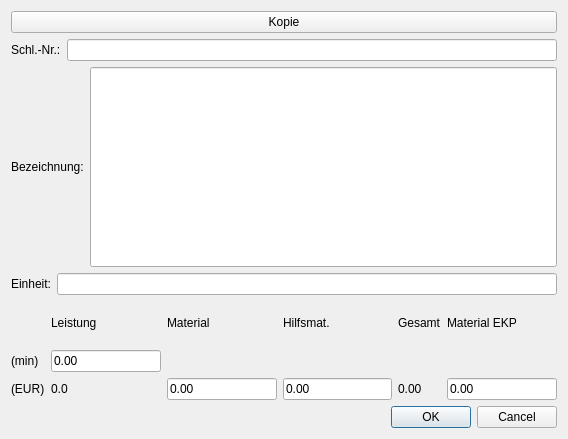
<?xml version="1.0" encoding="UTF-8"?>
<ui version="4.0">
 <class>leistungPage</class>
 <widget class="LeistungPage" name="leistungPage">
  <property name="geometry">
   <rect>
    <x>0</x>
    <y>0</y>
    <width>568</width>
    <height>439</height>
   </rect>
  </property>
  <property name="windowTitle">
   <string>Dialog</string>
  </property>
  <layout class="QVBoxLayout" name="verticalLayout">
   <item>
    <widget class="QPushButton" name="copyButton">
     <property name="text">
      <string>Kopie</string>
     </property>
    </widget>
   </item>
   <item>
    <layout class="QHBoxLayout" name="horizontalLayout">
     <item>
      <widget class="QLabel" name="label">
       <property name="text">
        <string>Schl.-Nr.:</string>
       </property>
      </widget>
     </item>
     <item>
      <widget class="QLineEdit" name="editKey"/>
     </item>
    </layout>
   </item>
   <item>
    <layout class="QHBoxLayout" name="horizontalLayout_2">
     <item>
      <widget class="QLabel" name="label_2">
       <property name="text">
        <string>Bezeichnung:</string>
       </property>
      </widget>
     </item>
     <item>
      <widget class="QLineEdit" name="editDescr">
       <property name="minimumSize">
        <size>
         <width>400</width>
         <height>200</height>
        </size>
       </property>
      </widget>
     </item>
    </layout>
   </item>
   <item>
    <layout class="QHBoxLayout" name="horizontalLayout_3">
     <item>
      <widget class="QLabel" name="label_3">
       <property name="text">
        <string>Einheit:</string>
       </property>
      </widget>
     </item>
     <item>
      <widget class="QLineEdit" name="editUnit"/>
     </item>
    </layout>
   </item>
   <item>
    <layout class="QGridLayout" name="gridLayout">
     <item row="0" column="4">
      <widget class="QLabel" name="label_7">
       <property name="text">
        <string>Gesamt</string>
       </property>
      </widget>
     </item>
     <item row="0" column="2">
      <widget class="QLabel" name="label_5">
       <property name="text">
        <string>Material</string>
       </property>
      </widget>
     </item>
     <item row="0" column="5">
      <widget class="QLabel" name="label_8">
       <property name="text">
        <string>Material EKP</string>
       </property>
      </widget>
     </item>
     <item row="0" column="3">
      <widget class="QLabel" name="label_6">
       <property name="text">
        <string>Hilfsmat.</string>
       </property>
      </widget>
     </item>
     <item row="0" column="1">
      <widget class="QLabel" name="label_4">
       <property name="text">
        <string>Leistung</string>
       </property>
      </widget>
     </item>
     <item row="1" column="0">
      <widget class="QLabel" name="label_10">
       <property name="text">
        <string>(min)</string>
       </property>
      </widget>
     </item>
     <item row="2" column="0">
      <widget class="QLabel" name="label_11">
       <property name="text">
        <string>(EUR)</string>
       </property>
      </widget>
     </item>
     <item row="1" column="1">
      <widget class="QLineEdit" name="editServicePeriod">
       <property name="text">
        <string>0.00</string>
       </property>
      </widget>
     </item>
     <item row="2" column="2">
      <widget class="QLineEdit" name="editMatPrice">
       <property name="text">
        <string>0.00</string>
       </property>
      </widget>
     </item>
     <item row="2" column="3">
      <widget class="QLineEdit" name="editHelperMatPrice">
       <property name="text">
        <string>0.00</string>
       </property>
      </widget>
     </item>
     <item row="2" column="4">
      <widget class="QLabel" name="labelTotal">
       <property name="text">
        <string>0.00</string>
       </property>
      </widget>
     </item>
     <item row="2" column="5">
      <widget class="QLineEdit" name="editMatEkp">
       <property name="text">
        <string>0.00</string>
       </property>
      </widget>
     </item>
     <item row="2" column="1">
      <widget class="QLabel" name="labelServicePrice">
       <property name="text">
        <string>0.0</string>
       </property>
      </widget>
     </item>
    </layout>
   </item>
   <item>
    <widget class="QDialogButtonBox" name="buttonBox">
     <property name="orientation">
      <enum>Qt::Horizontal</enum>
     </property>
     <property name="standardButtons">
      <set>QDialogButtonBox::Cancel|QDialogButtonBox::Ok</set>
     </property>
    </widget>
   </item>
  </layout>
 </widget>
 <customwidgets>
  <customwidget>
   <class>LeistungPage</class>
   <extends>QWidget</extends>
   <header>adding_pages.h</header>
   <container>1</container>
  </customwidget>
 </customwidgets>
 <resources/>
 <connections>
  <connection>
   <sender>buttonBox</sender>
   <signal>accepted()</signal>
   <receiver>leistungPage</receiver>
   <slot>accept()</slot>
   <hints>
    <hint type="sourcelabel">
     <x>248</x>
     <y>254</y>
    </hint>
    <hint type="destinationlabel">
     <x>157</x>
     <y>274</y>
    </hint>
   </hints>
  </connection>
  <connection>
   <sender>buttonBox</sender>
   <signal>rejected()</signal>
   <receiver>leistungPage</receiver>
   <slot>reject()</slot>
   <hints>
    <hint type="sourcelabel">
     <x>316</x>
     <y>260</y>
    </hint>
    <hint type="destinationlabel">
     <x>286</x>
     <y>274</y>
    </hint>
   </hints>
  </connection>
  <connection>
   <sender>copyButton</sender>
   <signal>clicked()</signal>
   <receiver>leistungPage</receiver>
   <slot>CopyData()</slot>
   <hints>
    <hint type="sourcelabel">
     <x>283</x>
     <y>24</y>
    </hint>
    <hint type="destinationlabel">
     <x>283</x>
     <y>264</y>
    </hint>
   </hints>
  </connection>
 </connections>
 <slots>
  <slot>CopyData()</slot>
 </slots>
</ui>
